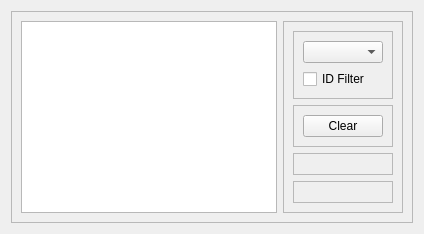
         <widget class="QWidget" name="tab_5">
          <attribute name="title">
           <string>Can Receive</string>
          </attribute>
          <layout class="QVBoxLayout" name="verticalLayout_4">
           <item>
            <widget class="QFrame" name="frame_16">
             <property name="sizePolicy">
              <sizepolicy hsizetype="Preferred" vsizetype="Preferred">
               <horstretch>0</horstretch>
               <verstretch>0</verstretch>
              </sizepolicy>
             </property>
             <property name="frameShape">
              <enum>QFrame::StyledPanel</enum>
             </property>
             <property name="frameShadow">
              <enum>QFrame::Raised</enum>
             </property>
             <layout class="QHBoxLayout" name="horizontalLayout_13">
              <item>
               <widget class="QTableView" name="tab_msgs">
                <property name="sizePolicy">
                 <sizepolicy hsizetype="Preferred" vsizetype="Preferred">
                  <horstretch>4</horstretch>
                  <verstretch>0</verstretch>
                 </sizepolicy>
                </property>
               </widget>
              </item>
              <item>
               <widget class="QFrame" name="frame_4">
                <property name="sizePolicy">
                 <sizepolicy hsizetype="Preferred" vsizetype="Preferred">
                  <horstretch>1</horstretch>
                  <verstretch>0</verstretch>
                 </sizepolicy>
                </property>
                <property name="frameShape">
                 <enum>QFrame::StyledPanel</enum>
                </property>
                <property name="frameShadow">
                 <enum>QFrame::Raised</enum>
                </property>
                <layout class="QVBoxLayout" name="verticalLayout_8">
                 <item>
                  <widget class="QFrame" name="frame_17">
                   <property name="frameShape">
                    <enum>QFrame::StyledPanel</enum>
                   </property>
                   <property name="frameShadow">
                    <enum>QFrame::Raised</enum>
                   </property>
                   <layout class="QVBoxLayout" name="verticalLayout_10">
                    <item>
                     <widget class="QComboBox" name="cbx_ids">
                      <property name="sizePolicy">
                       <sizepolicy hsizetype="Preferred" vsizetype="Minimum">
                        <horstretch>0</horstretch>
                        <verstretch>0</verstretch>
                       </sizepolicy>
                      </property>
                     </widget>
                    </item>
                    <item>
                     <widget class="QCheckBox" name="cbx_id_filter">
                      <property name="sizePolicy">
                       <sizepolicy hsizetype="Minimum" vsizetype="Minimum">
                        <horstretch>0</horstretch>
                        <verstretch>0</verstretch>
                       </sizepolicy>
                      </property>
                      <property name="text">
                       <string>ID Filter</string>
                      </property>
                     </widget>
                    </item>
                   </layout>
                  </widget>
                 </item>
                 <item>
                  <widget class="QFrame" name="frame_11">
                   <property name="frameShape">
                    <enum>QFrame::StyledPanel</enum>
                   </property>
                   <property name="frameShadow">
                    <enum>QFrame::Raised</enum>
                   </property>
                   <layout class="QVBoxLayout" name="verticalLayout_9">
                    <item>
                     <widget class="QPushButton" name="btn_clear">
                      <property name="sizePolicy">
                       <sizepolicy hsizetype="Minimum" vsizetype="Minimum">
                        <horstretch>0</horstretch>
                        <verstretch>0</verstretch>
                       </sizepolicy>
                      </property>
                      <property name="text">
                       <string>Clear</string>
                      </property>
                     </widget>
                    </item>
                   </layout>
                  </widget>
                 </item>
                 <item>
                  <widget class="QFrame" name="frame_19">
                   <property name="frameShape">
                    <enum>QFrame::StyledPanel</enum>
                   </property>
                   <property name="frameShadow">
                    <enum>QFrame::Raised</enum>
                   </property>
                  </widget>
                 </item>
                 <item>
                  <widget class="QFrame" name="frame_18">
                   <property name="frameShape">
                    <enum>QFrame::StyledPanel</enum>
                   </property>
                   <property name="frameShadow">
                    <enum>QFrame::Raised</enum>
                   </property>
                  </widget>
                 </item>
                </layout>
               </widget>
              </item>
             </layout>
            </widget>
           </item>
          </layout>
         </widget>
